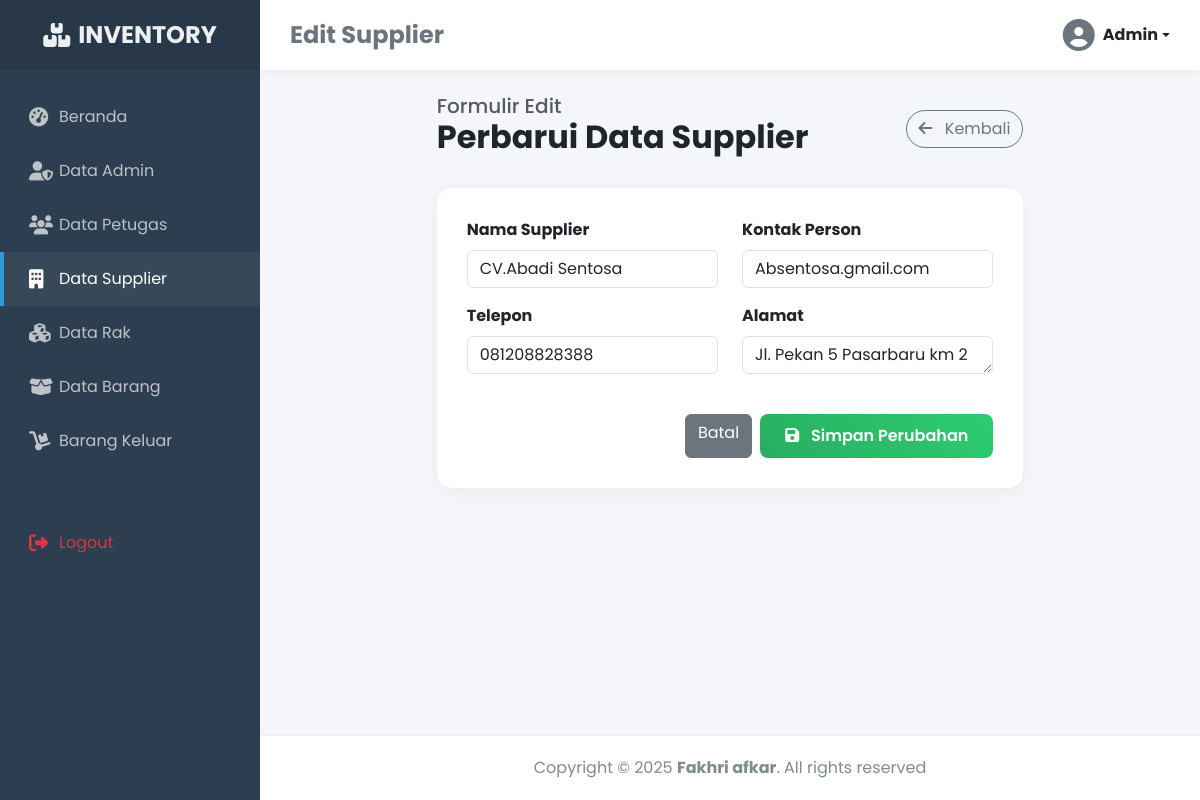
The app's page /admin/index.php?m=supplier&s=ubah&id_sup=1 (signed in) with its own data.
### tables this page shows
CREATE TABLE `tb_sup` (
  `id_sup` int(11) NOT NULL,
  `nama_sup` varchar(255) NOT NULL,
  `kontak_sup` varchar(255) NOT NULL,
  `alamat_sup` text NOT NULL,
  `telepon_sup` varchar(255) NOT NULL
);

### admin/modul/supplier/ubah.php (the view, shortened to what this page needs)
<!DOCTYPE html>
<html lang="id">
<head>
    <link href="https://cdn.jsdelivr.net/npm/bootstrap@5.3.0/dist/css/bootstrap.min.css" rel="stylesheet">
    <link href="https://cdnjs.cloudflare.com/ajax/libs/font-awesome/6.4.0/css/all.min.css" rel="stylesheet">
    <link href="https://unpkg.com/aos@2.3.1/dist/aos.css" rel="stylesheet">
</head>
<body>
    <div class="sidebar" id="sidebar">
        <a href="#" class="sidebar-brand">
            <i class="fas fa-boxes me-2"></i> INVENTORY
        </a>
        <div class="sidebar-nav">
            <a href="?m=awal.php"><i class="fas fa-tachometer-alt"></i> Beranda</a>
            <a href="?m=admin&s=awal"><i class="fas fa-user-shield"></i> Data Admin</a>
            <a href="?m=petugas&s=awal"><i class="fas fa-users"></i> Data Petugas</a>
            <a href="?m=supplier&s=awal" class="active"><i class="fas fa-building"></i> Data Supplier</a>
            <a href="?m=rak&s=awal"><i class="fas fa-cubes"></i> Data Rak</a>
            <a href="?m=barang&s=awal"><i class="fas fa-box-open"></i> Data Barang</a>
            <a href="?m=barangKeluar&s=awal"><i class="fas fa-dolly"></i> Barang Keluar</a>
            <a href="logout.php" onclick="return confirm('Yakin ingin logout?')" class="text-danger mt-5">
                <i class="fas fa-sign-out-alt"></i> Logout
            </a>
        </div>
    </div>
    <div class="main-content" id="content">
        <nav class="top-navbar">
            <h4 class="mb-0 fw-bold text-secondary">Edit Supplier</h4>
            <div class="dropdown">
                <a class="d-flex align-items-center text-decoration-none dropdown-toggle text-dark" href="#" role="button" data-bs-toggle="dropdown" aria-expanded="false">
                    <i class="fas fa-user-circle fa-2x text-secondary me-2"></i>
                    <span class="fw-bold d-none d-md-inline">Admin</span>
                </a>
            </div>
        </nav>
        <?php
            $id = $_GET['id_sup'];
            include '../koneksi.php';
            $sql = "SELECT * FROM tb_sup WHERE id_sup = '$id'";
            $query = mysqli_query($koneksi, $sql);
            $r = mysqli_fetch_array($query);
        ?>
        <div class="container-fluid p-4">
            <div class="row justify-content-center">
                <div class="col-lg-8 col-md-10">
                    <div class="d-flex justify-content-between align-items-center mb-4" data-aos="fade-down">
                        <div>
                            <h5 class="text-muted mb-0">Formulir Edit</h5>
                            <h2 class="fw-bold text-dark">Perbarui Data Supplier</h2>
                        </div>
                        <a href="?m=supplier&s=awal" class="btn btn-outline-secondary rounded-pill">
                            <i class="fas fa-arrow-left me-2"></i> Kembali
                        </a>
                    </div>
                    <div class="card-custom" data-aos="fade-up">
                        <form action="?m=supplier&s=update" method="POST" enctype="multipart/form-data">
                            <div class="row">
                                <div class="col-md-6 mb-3">
                                    <label class="form-label fw-bold">Nama Supplier</label>
                                    <input type="text" class="form-control" name="nama_sup" value="<?php echo $r['nama_sup']; ?>" placeholder="Nama Perusahaan" required>
                                </div>
                                <div class="col-md-6 mb-3">
                                    <label class="form-label fw-bold">Kontak Person</label>
                                    <input type="text" class="form-control" name="kontak_sup" value="<?php echo $r['kontak_sup']; ?>" placeholder="Nama PIC">
                                </div>
                                <div class="col-md-6 mb-3">
                                    <label class="form-label fw-bold">Telepon</label>
                                    <input type="text" class="form-control" name="telepon_sup" value="<?php echo $r['telepon_sup']; ?>" placeholder="Nomor Telepon">
                                </div>
                                <div class="col-md-6 mb-3">
                                    <label class="form-label fw-bold">Alamat</label>
                                    <textarea class="form-control" name="alamat_sup" rows="1" placeholder="Alamat Lengkap"><?php echo $r['alamat_sup']; ?></textarea>
                                </div>
                            </div>
                            <div class="d-flex justify-content-end mt-4">
                                <a href="?m=supplier&s=awal" class="btn btn-secondary me-2">Batal</a>
                                <button type="submit" name="simpan" class="btn btn-save">
                                    <i class="fas fa-save me-2"></i> Simpan Perubahan
                                </button>
                            </div>
                        </form>
                    </div>
                </div>
            </div>
        </div>
        <footer>
            <p class="mb-0">Copyright &copy; <script>document.write(new Date().getFullYear());</script> <strong>Fakhri afkar</strong>. All rights reserved</p>
        </footer>
    </div>
</body>
</html>

### admin/modul/supplier/ubah.php (style rules this page uses)
body { font-family: 'Poppins', sans-serif; background-color: #f4f6f9; overflow-x: hidden; }
.sidebar { min-height: 100vh; width: 260px; background: #2c3e50; color: #fff; position: fixed; transition: all 0.3s; z-index: 100; }
.sidebar-brand { height: 70px; display: flex; align-items: center; justify-content: center; font-size: 24px; font-weight: 700; background: rgba(0,0,0,0.1); color: #ecf0f1; text-decoration: none; }
.sidebar-nav { padding: 20px 0; }
.sidebar-nav a { padding: 15px 25px; display: flex; align-items: center; color: #bdc3c7; text-decoration: none; transition: 0.3s; border-left: 4px solid transparent; }
.sidebar-nav a:hover, .sidebar-nav a.active { color: #fff; background: rgba(255,255,255,0.05); border-left: 4px solid #3498db; }
.sidebar-nav i { width: 30px; font-size: 1.2rem; }
.main-content { margin-left: 260px; transition: all 0.3s; min-height: 100vh; display: flex; flex-direction: column; }
.top-navbar { background: #fff; box-shadow: 0 2px 10px rgba(0,0,0,0.05); height: 70px; padding: 0 30px; display: flex; align-items: center; justify-content: space-between; }
.card-custom { border: none; border-radius: 15px; box-shadow: 0 5px 20px rgba(0,0,0,0.05); background: white; padding: 30px; }
.btn-save { background: linear-gradient(45deg, #27ae60, #2ecc71); color: white; border: none; padding: 10px 25px; border-radius: 8px; transition: 0.3s; font-weight: 600; }
footer { background: #fff; padding: 20px; text-align: center; color: #7f8c8d; border-top: 1px solid #eee; margin-top: auto; }

### records on screen
tb_sup: nama_sup "CV.Abadi Sentosa", kontak_sup "Absentosa.gmail.com", telepon_sup "081208828388", alamat_sup "Jl. Pekan 5 Pasarbaru km 2"
